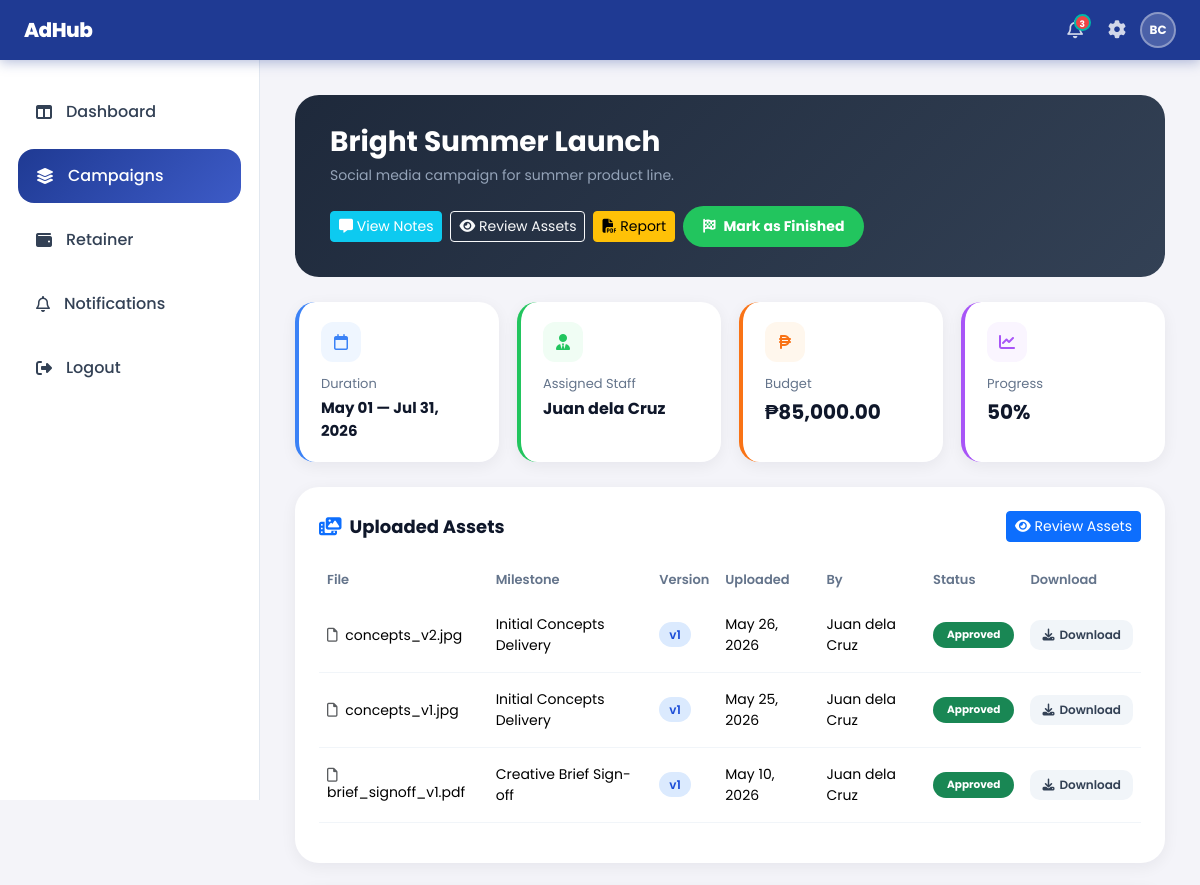
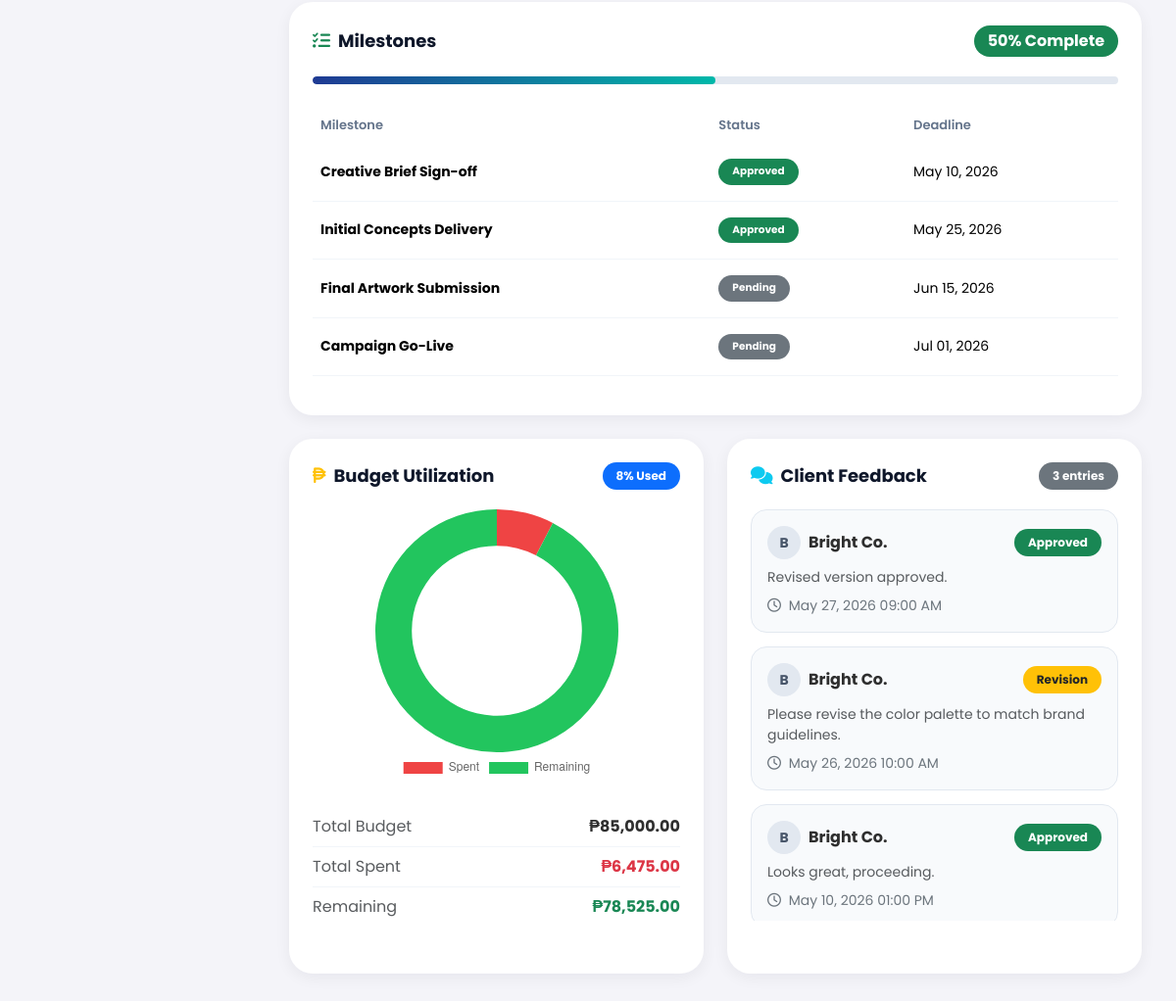
The page /client/campaigns/campaign_details.php?id=1 (signed in) on the database its author committed (2 pictures, top to bottom).
### tables this page shows
CREATE TABLE campaigns (
    campaign_id       INT          AUTO_INCREMENT PRIMARY KEY,
    campaign_name     VARCHAR(100),
    description       TEXT,
    budget            DECIMAL(10,2),
    client_id         INT,
    assigned_staff_id INT,
    start_date        DATE,
    deadline          DATE,
    status            VARCHAR(50),
    FOREIGN KEY (client_id)         REFERENCES users(user_id) ON DELETE CASCADE,
    FOREIGN KEY (assigned_staff_id) REFERENCES users(user_id) ON DELETE SET NULL
);

CREATE TABLE users (
    user_id     INT           AUTO_INCREMENT PRIMARY KEY,
    name        VARCHAR(100),
    email       VARCHAR(100)  UNIQUE,
    password    VARCHAR(255),
    role        ENUM('staff','client'),
    is_admin    BOOLEAN       DEFAULT FALSE,
    hourly_rate DECIMAL(10,2),
    profile_img VARCHAR(255)
);

CREATE TABLE assets (
    asset_id    INT           AUTO_INCREMENT PRIMARY KEY,
    milestone_id INT,
    file_path   VARCHAR(255),
    file_data   LONGBLOB      NULL,
    file_type   VARCHAR(50)   NULL,
    uploaded_by INT,
    uploaded_at TIMESTAMP     DEFAULT CURRENT_TIMESTAMP,
    FOREIGN KEY (milestone_id) REFERENCES milestones(milestone_id) ON DELETE CASCADE,
    FOREIGN KEY (uploaded_by)  REFERENCES users(user_id)           ON DELETE SET NULL
);

CREATE TABLE milestones (
    milestone_id INT         AUTO_INCREMENT PRIMARY KEY,
    campaign_id  INT,
    title        VARCHAR(100),
    status       ENUM('pending','approved','revision') DEFAULT 'pending',
    deadline     DATE,
    FOREIGN KEY (campaign_id) REFERENCES campaigns(campaign_id) ON DELETE CASCADE
);

CREATE TABLE approvals (
    approval_id  INT       AUTO_INCREMENT PRIMARY KEY,
    milestone_id INT,
    client_id    INT,
    status       ENUM('approved','revision'),
    feedback     TEXT,
    created_at   TIMESTAMP DEFAULT CURRENT_TIMESTAMP,
    notified     TINYINT(1) DEFAULT 0,
    FOREIGN KEY (milestone_id) REFERENCES milestones(milestone_id) ON DELETE CASCADE,
    FOREIGN KEY (client_id)    REFERENCES users(user_id)           ON DELETE CASCADE
);

### client/campaigns/campaign_details.php (the view, shortened to what the rows shown need)
<?php
include('../../includes/topbar.php');
$user_id     = $_SESSION['user_id'];
$campaign_id = $_GET['id'] ?? 0;
$marked      = isset($_GET['marked']);
$campaignQuery = mysqli_query($conn,"
    SELECT c.*, u.name as staff_name
    FROM campaigns c
    LEFT JOIN users u ON c.assigned_staff_id = u.user_id
    WHERE c.campaign_id = '$campaign_id'
    AND c.client_id = '$user_id'
");
$campaign = mysqli_fetch_assoc($campaignQuery);
$milestones = mysqli_query($conn,"
    SELECT * FROM milestones
    WHERE campaign_id = '$campaign_id'
    ORDER BY milestone_id ASC
");
$assets = mysqli_query($conn,"
    SELECT
        a.*,
        m.title AS milestone_title,
        u.name  AS uploader_name,
        (
            SELECT COUNT(*) FROM asset_versions av
            WHERE av.asset_id = a.asset_id
        ) AS version_count
    FROM assets a
    LEFT JOIN milestones m ON a.milestone_id = m.milestone_id
    LEFT JOIN users u      ON a.uploaded_by  = u.user_id
    WHERE m.campaign_id = '$campaign_id'
    ORDER BY a.uploaded_at DESC
");
$feedbackQuery = mysqli_query($conn,"
    SELECT a.*, u.name
    FROM approvals a
    LEFT JOIN users u ON a.client_id = u.user_id
    WHERE a.milestone_id IN (
        SELECT milestone_id FROM milestones
        WHERE campaign_id = '$campaign_id'
    )
    AND a.feedback IS NOT NULL
    AND a.feedback != ''
    ORDER BY a.created_at DESC
");
$spentQuery  = mysqli_query($conn,"
    SELECT SUM(cost) as total_spent FROM time_logs
    WHERE campaign_id = '$campaign_id'
");
$total_spent    = mysqli_fetch_assoc($spentQuery)['total_spent'] ?? 0;
$budget         = $campaign['budget'] ?? 0;
$remaining      = max(0, $budget - $total_spent);
?>
<!DOCTYPE html>
<html lang="en">
<head>
<link href="https://cdn.jsdelivr.net/npm/bootstrap@5.3.3/dist/css/bootstrap.min.css" rel="stylesheet">
<link rel="stylesheet" href="https://cdnjs.cloudflare.com/ajax/libs/font-awesome/6.5.1/css/all.min.css"/>
<link rel="stylesheet" href="/AdHub_V2/assets/css/style.css">
<link rel="stylesheet" href="/AdHub_V2/assets/css/dashboard.css">
</head>
<body>
<div class="main-content">
    <div class="campaign-header">
        <div>
            <h1><?= htmlspecialchars($campaign['campaign_name']); ?></h1>
            <p><?= htmlspecialchars($campaign['description']); ?></p>
        </div>
    </div>
    <div class="info-grid">
        <div class="info-card blue">
            <div class="info-icon blue"><i class="fa-regular fa-calendar"></i></div>
            <div class="info-title">Duration</div>
            <div class="info-value" style="font-size:15px;">
                <?= date('M d', strtotime($campaign['start_date'])); ?>
                —
                <?= date('M d, Y', strtotime($campaign['deadline'])); ?>
            </div>
        </div>
        <div class="info-card green">
            <div class="info-icon green"><i class="fa-solid fa-user-tie"></i></div>
            <div class="info-title">Assigned Staff</div>
            <div class="info-value" style="font-size:16px;">
                <?= htmlspecialchars($campaign['staff_name'] ?? 'Unassigned'); ?>
            </div>
        </div>
        <div class="info-card orange">
            <div class="info-icon orange"><i class="fa-solid fa-peso-sign"></i></div>
            <div class="info-title">Budget</div>
            <div class="info-value">₱<?= number_format($budget, 2); ?></div>
        </div>
    </div>
    <div class="dashboard-card">
        <table class="table custom-table">
            <thead>
                <tr>
                    <th>File</th>
                    <th>Milestone</th>
                    <th>Version</th>
                    <th>Uploaded</th>
                    <th>By</th>
                    <th>Status</th>
                    <th>Download</th>
                </tr>
            </thead>
            <tbody>
            <?php if(mysqli_num_rows($assets) > 0): ?>
                <?php while($asset = mysqli_fetch_assoc($assets)):
                    $statusRow = mysqli_fetch_assoc(mysqli_query($conn,"
                        SELECT status FROM approvals
                        WHERE milestone_id = '".$asset['milestone_id']."'
                        ORDER BY approval_id DESC LIMIT 1
                    "));
                    $status     = $statusRow['status'] ?? 'pending';
                    $badgeClass = match($status){
                        'approved' => 'bg-success',
                        'revision' => 'bg-warning text-dark',
                        default    => 'bg-secondary'
                    };
                    $fileName    = basename($asset['file_path']);
                    $downloadUrl = "/AdHub_V2/assets/uploads/" . $fileName;
                ?>
                <tr>
                    <td>
                        <i class="fa-regular fa-file me-1 text-muted"></i>
                        <?= htmlspecialchars($fileName); ?>
                    </td>
                    <td><?= htmlspecialchars($asset['milestone_title']); ?></td>
                    <td><span class="version-badge">v<?= $asset['version_count'] ?: 1; ?></span></td>
                    <td><?= date('M d, Y', strtotime($asset['uploaded_at'])); ?></td>
                    <td><?= htmlspecialchars($asset['uploader_name'] ?? 'Unknown'); ?></td>
                    <td><span class="badge <?= $badgeClass; ?>"><?= ucfirst($status); ?></span></td>
                    <td>
                        <a href="<?= htmlspecialchars($downloadUrl); ?>"
                           download="<?= htmlspecialchars($fileName); ?>"
                           class="btn-download">
                            <i class="fa-solid fa-download"></i>
                            Download
                        </a>
                    </td>
                </tr>
                <?php endwhile; ?>
            <?php endif; ?>
            </tbody>
        </table>
    </div>
    <div class="dashboard-card">
        <?php if(mysqli_num_rows($milestones) > 0): ?>
        <table class="table custom-table">
            <thead>
                <tr>
                    <th>Milestone</th>
                    <th>Status</th>
                    <th>Deadline</th>
                </tr>
            </thead>
            <tbody>
            <?php
            mysqli_data_seek($milestones, 0);
            while($mile = mysqli_fetch_assoc($milestones)):
                $mBadge = match($mile['status']){
                    'approved' => 'bg-success',
                    'revision' => 'bg-warning text-dark',
                    default    => 'bg-secondary'
                };
            ?>
                <tr>
                    <td><strong><?= htmlspecialchars($mile['title']); ?></strong></td>
                    <td><span class="badge <?= $mBadge; ?>"><?= ucfirst($mile['status']); ?></span></td>
                    <td><?= date('M d, Y', strtotime($mile['deadline'])); ?></td>
                </tr>
            <?php endwhile; ?>
            </tbody>
        </table>
        <?php endif; ?>
    </div>
    <div class="row g-4">
        <div class="col-md-6">
            <div class="dashboard-card h-100">
                <div class="mt-4">
                    <div class="d-flex justify-content-between align-items-center py-2"
                         style="border-bottom:1px solid #f1f5f9;">
                        <span class="text-muted">Total Budget</span>
                        <strong>₱<?= number_format($budget, 2); ?></strong>
                    </div>
                </div>
            </div>
        </div>
        <div class="col-md-6">
            <div class="dashboard-card h-100">
                <div style="max-height:420px; overflow-y:auto;">
                <?php if(mysqli_num_rows($feedbackQuery) > 0): ?>
                    <?php while($fb = mysqli_fetch_assoc($feedbackQuery)): ?>
                    <div class="feedback-card">
                        <div class="d-flex justify-content-between align-items-center mb-2">
                            <div class="d-flex align-items-center gap-2">
                                <div style="width:34px;height:34px;border-radius:50%;background:#e2e8f0;
                                            display:flex;align-items:center;justify-content:center;
                                            font-weight:700;font-size:14px;color:#475569;">
                                    <?= strtoupper(substr($fb['name'], 0, 1)); ?>
                                </div>
                                <strong><?= htmlspecialchars($fb['name']); ?></strong>
                            </div>
                            <span class="badge <?= $fb['status'] == 'revision' ? 'bg-warning text-dark' : 'bg-success'; ?>">
                                <?= ucfirst($fb['status']); ?>
                            </span>
                        </div>
                        <p class="text-muted mb-2" style="font-size:14px;">
                            <?= htmlspecialchars($fb['feedback']); ?>
                        </p>
                        <small class="text-secondary">
                            <i class="fa-regular fa-clock me-1"></i>
                            <?= date('M d, Y h:i A', strtotime($fb['created_at'])); ?>
                        </small>
                    </div>
                    <?php endwhile; ?>
                <?php endif; ?>
                </div>
            </div>
        </div>
    </div>
</div>
<script>
new Chart(document.getElementById('budgetChart'), {
    type: 'doughnut',
    data: {
        labels: ['Spent', 'Remaining'],
        datasets: [{
            data: [<?= $total_spent; ?>, <?= $remaining; ?>],
            backgroundColor: ['#ef4444', '#22c55e'],
            borderWidth: 0
        }]
    },
    options: {
        cutout: '70%',
        plugins: { legend: { position: 'bottom' } }
    }
});
<?php if($marked): ?>
/* Auto-hide toast after 4s */
setTimeout(() => {
    const toast = document.querySelector('.success-toast');
    if(toast) toast.remove();
}, 4000);
<?php endif; ?>
</script>
</body>
</html>

### rows shown on the page
campaigns: campaign_name "Bright Summer Launch", description "Social media campaign for summer product line.", start_date "May 01", deadline "Jul 31, 2026", assigned_staff.name "Juan dela Cruz", budget "85,000.00"
assets: file_path "concepts_v2.jpg", milestone.title "Initial Concepts Delivery", version_count "1", uploaded_at "May 26, 2026", uploaded_by.name "Juan dela Cruz", approvals.status "Approved"
assets: file_path "concepts_v1.jpg", milestone.title "Initial Concepts Delivery", version_count "1", uploaded_at "May 25, 2026", uploaded_by.name "Juan dela Cruz", approvals.status "Approved"
assets: file_path "brief_signoff_v1.pdf", milestone.title "Creative Brief Sign-off", version_count "1", uploaded_at "May 10, 2026", uploaded_by.name "Juan dela Cruz", approvals.status "Approved"
milestones: title "Creative Brief Sign-off", status "Approved", deadline "May 10, 2026"
milestones: title "Initial Concepts Delivery", status "Approved", deadline "May 25, 2026"
milestones: title "Final Artwork Submission", status "Pending", deadline "Jun 15, 2026"
milestones: title "Campaign Go-Live", status "Pending", deadline "Jul 01, 2026"
approvals: client.name "B", client.name "Bright Co.", status "Approved", feedback "Revised version approved.", created_at "May 27, 2026 09:00 AM"
approvals: client.name "B", client.name "Bright Co.", status "Revision", feedback "Please revise the color palette to match brand guidelines.", created_at "May 26, 2026 10:00 AM"
approvals: client.name "B", client.name "Bright Co.", status "Approved", feedback "Looks great, proceeding.", created_at "May 10, 2026 01:00 PM"

### other values the page prints
$unread_count "3"
$initials "BC"
$progressPercent "50"
$budget_percent "8"
$total_spent "6,475.00"
$remaining "78,525.00"
mysqli_num_rows($feedbackQuery) "3"
chart data {{ $total_spent }} 6475.00
chart data {{ $remaining }} 78525
